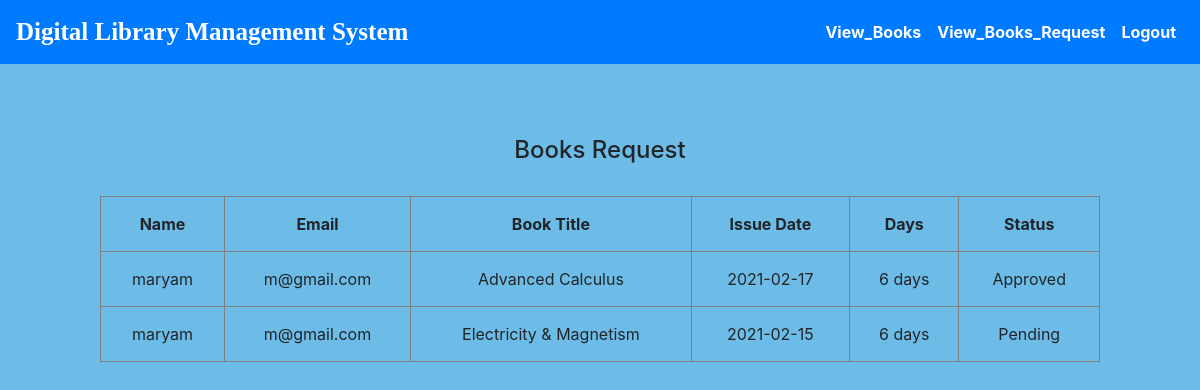
Screenshot of /FacultyViewRequest.php (signed in) with the database file from the repository.
### tables this page shows
CREATE TABLE `booksrequest` (
  `BookId` int(50) NOT NULL,
  `Name` varchar(100) NOT NULL,
  `Email` varchar(100) NOT NULL,
  `BookTitle` varchar(100) NOT NULL,
  `Date` date NOT NULL,
  `Days` varchar(100) NOT NULL,
  `Status` varchar(100) NOT NULL
);

### FacultyViewRequest.php (the view, shortened to what this page needs)
<!DOCTYPE html>
<html>
<head>
    <link rel="stylesheet" href="https://maxcdn.bootstrapcdn.com/bootstrap/4.0.0/css/bootstrap.min.css">
</head>
<body  style="background-color:#6CBCE7">
    <?php include"header/userheader.php";?>
    <br>
    <center>
<br><br>
    <h4>Books Request</h2>
        <br>
        <form method="post">
<table border="1"   cellpadding="15" cellspacing="20" style="text-align:center; width:1000px">
        <tr >
            <th>Name</th>
            <th>Email</th>
            <th>Book Title</th>
            <th>Issue Date</th>
            <th>Days</th>
            <th>Status</th>
        </tr>
        <?php
include "connection.php";
  $Email= $_SESSION['facultyemail'];
$query="select * from booksrequest where Email='$Email'";
$x= mysqli_query($con, $query);
while($row= mysqli_fetch_array($x))
{
        ?>
        <tr>
            <td><?php echo $row['Name']; ?></td>
            <td><?php echo $row['Email']; ?></td>
            <td><?php echo $row['BookTitle']; ?></td>
            <td><?php echo $row['Date']; ?></td>
            <td><?php echo $row['Days']; ?></td>
            <td><?php echo $row['Status']; ?></td>
        </tr>
</form>
<?php
}
?>
    </center>
</body>
</html>

### rows the page displays
booksrequest: Name "maryam", Email "m@gmail.com", BookTitle "Advanced Calculus", Date "2021-02-17", Days "6 days", Status "Approved"
booksrequest: Name "maryam", Email "m@gmail.com", BookTitle "Electricity & Magnetism", Date "2021-02-15", Days "6 days", Status "Pending"
